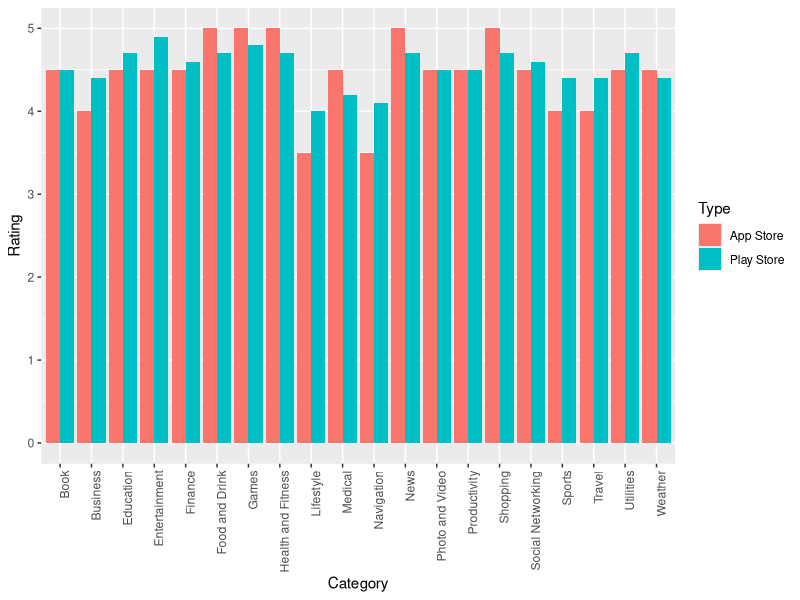
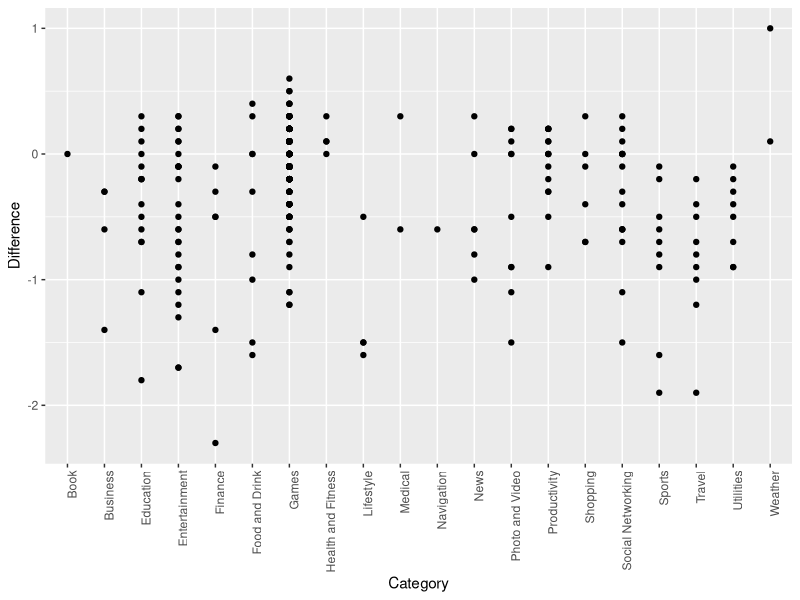

These figures' R source, in order:
#Import Libraries
library(tidyverse)
library(plyr)
library(dplyr)
library(ggplot2)
library(utils)
library(gridExtra)
library(grid)
library(reshape2)

df <- read.csv("../resources/_dfAppleGoogle_merged.csv", header = TRUE, encoding = "UTF-8", stringsAsFactors = FALSE)
#View(df) #Uncomment to view Data

# 1. Creating Barplot to compare Rating between App Store & Play Store

## Create minimal DataFrame
dfMin <- data.frame(df$rating.x, df$rating.y, df$category.x)
head(dfMin)
dfMin <- rename(dfMin, c("df.rating.x"="App Store", "df.rating.y"="Play Store", "df.category.x"="Category"))

## Melt DataFrame to display both Prices in on Barplot
dfMelt <- melt(dfMin, id.vars='Category')
head(dfMelt)
dfMelt <- rename(dfMelt, c("variable"="Type", "value"="Rating"))

## Draw Barplot and rotate x Labels
ggplot(dfMelt, aes(x=Category, y=Rating, fill=Type)) +
  geom_bar(stat='identity', position='dodge') + 
  theme(axis.text.x = element_text(angle = 90, hjust = 1))


# 2. Creating Linechart with average rating differences

dfDiff <- data.frame(df$category.x, df$rating.x - df$rating.y)
dfDiff <- rename(dfDiff, c("df.category.x"="Category", "df.rating.x...df.rating.y"="Difference"))
head(dfDiff)
ggplot(data=dfDiff, aes(x=Category, y=Difference)) +
  geom_point() +
  theme(axis.text.x = element_text(angle = 90, hjust = 1))

